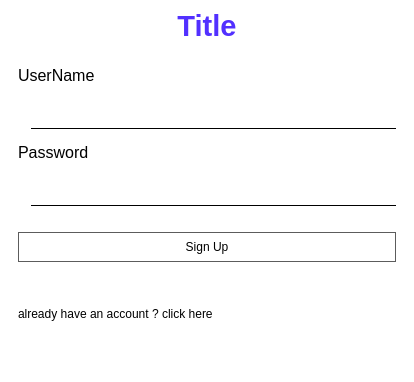
<?xml version="1.0" encoding="UTF-8"?>
<ui version="4.0">
 <class>SignUp</class>
 <widget class="QMainWindow" name="SignUp">
  <property name="geometry">
   <rect>
    <x>0</x>
    <y>0</y>
    <width>414</width>
    <height>382</height>
   </rect>
  </property>
  <property name="windowTitle">
   <string>MainWindow</string>
  </property>
  <property name="styleSheet">
   <string notr="true">background-color: rgb(255, 255, 255);</string>
  </property>
  <widget class="QWidget" name="centralwidget">
   <layout class="QVBoxLayout" name="verticalLayout">
    <item>
     <widget class="QLabel" name="label_5">
      <property name="font">
       <font>
        <family>Segoe UI</family>
        <pointsize>22</pointsize>
        <bold>true</bold>
       </font>
      </property>
      <property name="styleSheet">
       <string notr="true">color: #5230FF;</string>
      </property>
      <property name="text">
       <string>Title</string>
      </property>
      <property name="alignment">
       <set>Qt::AlignCenter</set>
      </property>
     </widget>
    </item>
    <item>
     <widget class="QWidget" name="widget_2" native="true">
      <property name="sizePolicy">
       <sizepolicy hsizetype="Preferred" vsizetype="Preferred">
        <horstretch>0</horstretch>
        <verstretch>3</verstretch>
       </sizepolicy>
      </property>
      <layout class="QVBoxLayout" name="verticalLayout_4">
       <item>
        <layout class="QVBoxLayout" name="verticalLayout_3">
         <item>
          <widget class="QLabel" name="label_4">
           <property name="font">
            <font>
             <family>Nirmala UI</family>
             <pointsize>12</pointsize>
             <bold>false</bold>
            </font>
           </property>
           <property name="styleSheet">
            <string notr="true">color: rgb(0, 0, 0);</string>
           </property>
           <property name="text">
            <string>UserName</string>
           </property>
          </widget>
         </item>
         <item>
          <layout class="QHBoxLayout" name="horizontalLayout">
           <item>
            <widget class="QLabel" name="label">
             <property name="maximumSize">
              <size>
               <width>30</width>
               <height>16777215</height>
              </size>
             </property>
             <property name="text">
              <string/>
             </property>
             <property name="pixmap">
              <pixmap resource="../resources.qrc">:/icon black/Icons Black/user.svg</pixmap>
             </property>
            </widget>
           </item>
           <item>
            <widget class="QLineEdit" name="lineEdit_name">
             <property name="minimumSize">
              <size>
               <width>0</width>
               <height>30</height>
              </size>
             </property>
             <property name="styleSheet">
              <string notr="true">border: none;
border-bottom:1px solid black;
padding-left: 10px;</string>
             </property>
             <property name="text">
              <string/>
             </property>
            </widget>
           </item>
          </layout>
         </item>
        </layout>
       </item>
       <item>
        <layout class="QVBoxLayout" name="verticalLayout_2">
         <item>
          <widget class="QLabel" name="label_3">
           <property name="font">
            <font>
             <family>Nirmala UI</family>
             <pointsize>12</pointsize>
             <bold>false</bold>
            </font>
           </property>
           <property name="styleSheet">
            <string notr="true">color: rgb(0, 0, 0);</string>
           </property>
           <property name="text">
            <string>Password</string>
           </property>
          </widget>
         </item>
         <item>
          <layout class="QHBoxLayout" name="horizontalLayout_2">
           <item>
            <widget class="QLabel" name="label_2">
             <property name="maximumSize">
              <size>
               <width>30</width>
               <height>16777215</height>
              </size>
             </property>
             <property name="text">
              <string/>
             </property>
             <property name="pixmap">
              <pixmap resource="../resources.qrc">:/icon black/Icons Black/lock.svg</pixmap>
             </property>
            </widget>
           </item>
           <item>
            <widget class="QLineEdit" name="lineEdit_password">
             <property name="minimumSize">
              <size>
               <width>0</width>
               <height>30</height>
              </size>
             </property>
             <property name="styleSheet">
              <string notr="true">border: none;
border-bottom:1px solid black;
padding-left: 10px;</string>
             </property>
            </widget>
           </item>
          </layout>
         </item>
        </layout>
       </item>
       <item>
        <spacer name="horizontalSpacer">
         <property name="orientation">
          <enum>Qt::Horizontal</enum>
         </property>
         <property name="sizeHint" stdset="0">
          <size>
           <width>40</width>
           <height>20</height>
          </size>
         </property>
        </spacer>
       </item>
       <item>
        <widget class="QPushButton" name="btn_login">
         <property name="cursor">
          <cursorShape>PointingHandCursor</cursorShape>
         </property>
         <property name="styleSheet">
          <string notr="true">border: 1px solid rgb(92,92,92);
color: black;
padding: 7px;</string>
         </property>
         <property name="text">
          <string>Sign Up</string>
         </property>
        </widget>
       </item>
      </layout>
     </widget>
    </item>
    <item>
     <widget class="QWidget" name="widget_3" native="true">
      <property name="sizePolicy">
       <sizepolicy hsizetype="Preferred" vsizetype="Preferred">
        <horstretch>0</horstretch>
        <verstretch>1</verstretch>
       </sizepolicy>
      </property>
      <layout class="QGridLayout" name="gridLayout_2">
       <item row="0" column="0">
        <widget class="QLabel" name="label_6">
         <property name="styleSheet">
          <string notr="true">color: rgb(0, 0, 0);</string>
         </property>
         <property name="text">
          <string>already have an account ? click here </string>
         </property>
        </widget>
       </item>
      </layout>
     </widget>
    </item>
   </layout>
  </widget>
  <widget class="QStatusBar" name="statusbar"/>
 </widget>
 <resources>
  <include location="../resources.qrc"/>
 </resources>
 <connections/>
</ui>
